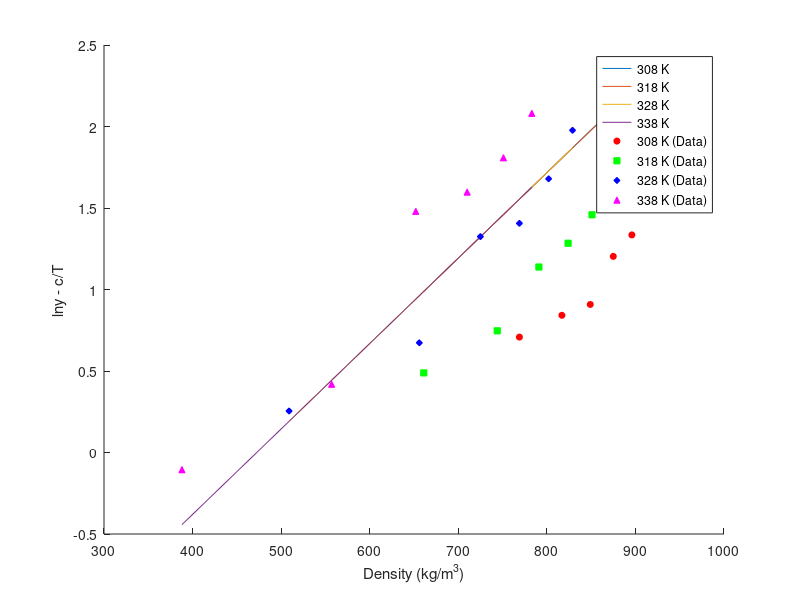

This chart was generated by the following MATLAB code:
clear;
% SC CO2 Thermo info
T_c_CO2 = 304.18;       % Critical Temp [Kelvin]
P_c_CO2 = 73.8;         % Critical Pressure [bar]
omega_CO2 = 0.225;      % Omega [-]

% Drug Thermo info
T_c_drug = 1149.5;      % Critical Temp [Kelvin]
P_c_drug = 10.57;       % Critical Pressure [bar]
omega_drug = 2.0964;    % Omega [-]

% Genral info
T = [308 318 328 338];              % Temp range
P = 1:1:300;                        % Pressure range from 1 to 300 bar with step of 1
k_ij = [0.103 0.117 0.126 0.134];   % Binary interaction parameter for PR/KM EoS
R = 8.314;                          % Gas Constant [J/mol·K]

Mw_drug = 598.5;
Mw_CO2 = 44.01;
Mw_methanol = 32.04;

rho_CO2 =   [769 817 849 875 896 914;
            661 744 791 824 851 872;
            509 656 725 769 802 829;
            388 557 652 710 751 783];               % Density [kg/m3]

y_b =   [2.03 2.32 2.48 3.33 3.80 5.32;
        1.63 2.11 3.12 3.61 4.30 5.96;
        1.29 1.96 3.76 4.08 5.36 7.22;
        0.90 1.52 4.39 4.94 6.10 8.01];        % mole fraction


% KJ Model info
a_KJ = -2.4761;
b_KJ = 5.2409*10^-3;
c_KJ = -4550.5306;

ln_y_KJ = zeros(4,6);
ln_y_KJ_cT = zeros(4,6);
ln_y_b = log(y_b);
for n=1:4
    for i=1:6
        ln_y_KJ(n,i) = a_KJ + b_KJ*rho_CO2(n,i) + c_KJ/T(n);
        ln_y_KJ_cT(n,i) = ln_y_KJ(n,i) - c_KJ/T(n);

    end
end

figure(1);
hold on;

% Plot lines
plot(rho_CO2(1,:), ln_y_KJ_cT(1,:), 'DisplayName', '308 K');
plot(rho_CO2(2,:), ln_y_KJ_cT(2,:), 'DisplayName', '318 K');
plot(rho_CO2(3,:), ln_y_KJ_cT(3,:), 'DisplayName', '328 K');
plot(rho_CO2(4,:), ln_y_KJ_cT(4,:), 'DisplayName', '338 K');

% Scatter points
scatter(rho_CO2(1,:), ln_y_b(1,:), 20, 'r', 'o', 'MarkerFaceColor', 'r', 'DisplayName', '308 K (Data)');
scatter(rho_CO2(2,:), ln_y_b(2,:), 20, 'g', 's', 'MarkerFaceColor', 'g', 'DisplayName', '318 K (Data)');
scatter(rho_CO2(3,:), ln_y_b(3,:), 20, 'b', 'd', 'MarkerFaceColor', 'b', 'DisplayName', '328 K (Data)');
scatter(rho_CO2(4,:), ln_y_b(4,:), 20, 'm', '^', 'MarkerFaceColor', 'm', 'DisplayName', '338 K (Data)');

% Axis labels
xlabel('Density (kg/m^3)');
ylabel('lny - c/T');

% Add legend
legend('Location', 'best');


% GM Model info
a_GM = 1.8309;
b_GM = -5710.4987;
c_GM = 3.8342;

% Chrastil Model info
a_Chrastil = 4.5889;
b_Chrastil = -12.7501;
c_Chrastil = -6759.0921;

% Bartle et al. Model info
a_Bartle = 13.2886;
b_Bartle = 9.0827;
c_Bartle = -6845.6966;

% Sung-Shim Model info
a_Sung = 5.7399;
b_Sung = -606.0322;
c_Sung = -447.5124;
d_Sung = -36.8120;

% Bian et al model info
a_Bian = 4.2910;
b_Bian = -4806.5989;
c_Bian = 0.0355;
d_Bian = -1.0456;
e_Bian = -9.5861*10^4;

% Sodeifian model info
a_Sodeifian = -16.8909;
b_Sodeifian = -13.0866*10^3;
c_Sodeifian = 1.4181;
d_Sodeifian = 1.1071*10^3;
e_Sodeifian = -2.9406*10^3;
f_Sodeifian = -838.2700;
